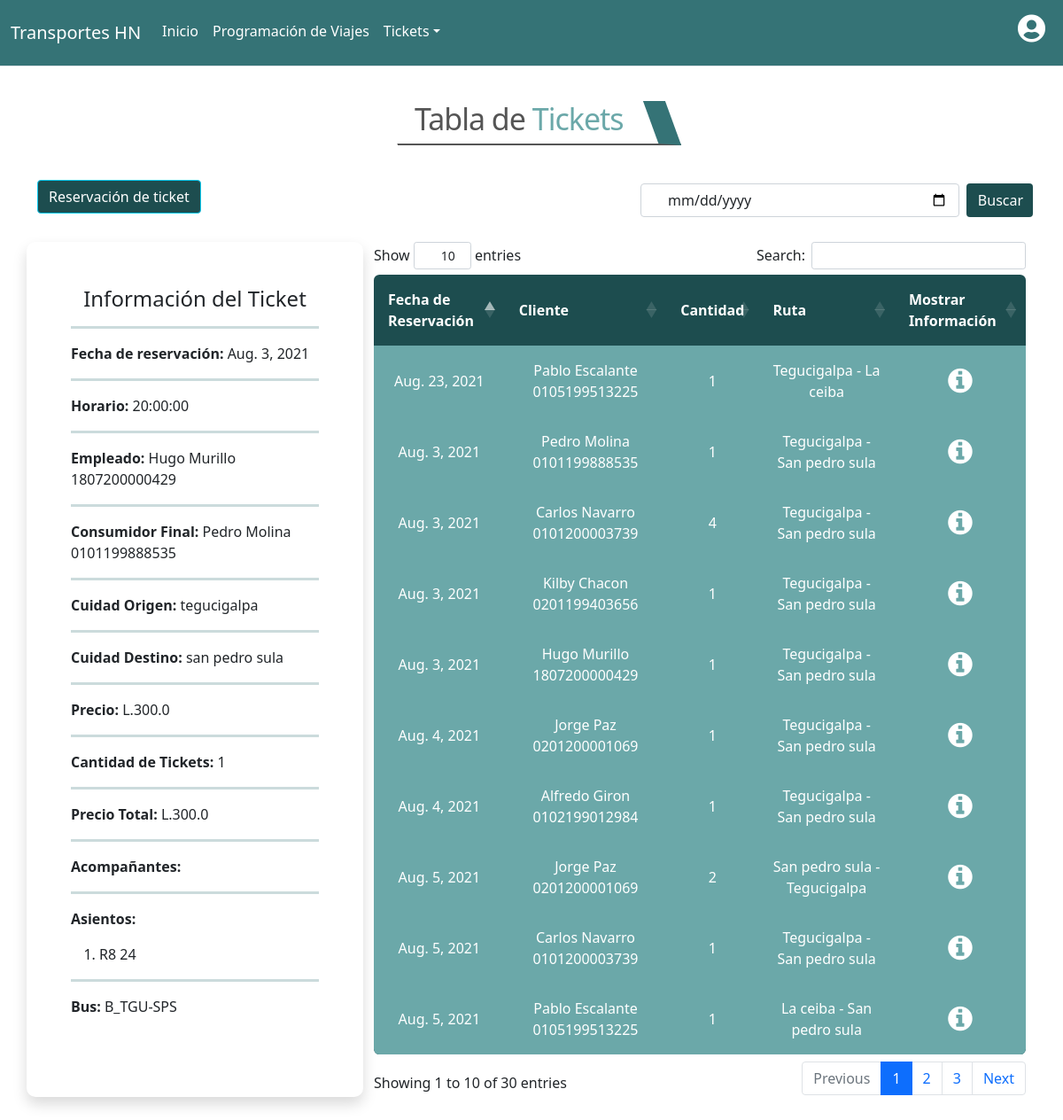
Page /transportAgency/details/79 on the committed database.
### app_transportAgency/models.py (models this page shows, shortened)
class Ticket(models.Model):
    creation_date      = models.DateTimeField(auto_now_add=True,blank=True, null=True )
    employee           = models.ForeignKey(Client,related_name="employee_ticket", on_delete=models.CASCADE, blank=True, null=True)
    client             = models.ForeignKey(Client,related_name="cliente_ticket", on_delete=models.CASCADE, blank=True, null=True)
    companion          = models.ManyToManyField(Client,related_name="companion_ticket")
    ticket_reservation = models.DateField(blank=True, null=True)
    ticket_available   = models.IntegerField(default=16, blank=True, null=True)
    ticket_quantity    = models.IntegerField(blank=True, null=True) # 3
    total_price        = models.FloatField()
    routes             = models.ForeignKey(Route,on_delete=models.CASCADE, null=True, blank=True)
    trips              = models.ForeignKey(TripScheduling, on_delete=models.CASCADE, null=True, blank=True) #27 ==>
    bus                = models.ForeignKey(Bus, on_delete=models.SET_NULL, null=True, blank=True)
    seating            = models.ManyToManyField(Seating)

class Route(models.Model):
    origin             = models.ForeignKey(City, related_name="origin_city", on_delete=models.CASCADE)
    destiny            = models.ForeignKey(City, related_name="destiny_city", on_delete=models.CASCADE)
    route_time         = models.IntegerField()
    precio             = models.FloatField()
    schedule           = models.ForeignKey(Schedule, on_delete=models.CASCADE, blank=True, null=True)
    bus                = models.ForeignKey(Bus, on_delete=models.SET_NULL, blank=True, null=True)

class Schedule(models.Model):
    route_schedule = models.TimeField()
    def __str__(self):
        return f'{self.route_schedule}'

class Client(models.Model):
    dni        = models.CharField(max_length=13,null=True, blank=True)
    first_name = models.CharField(max_length=50,null=True, blank=True)
    last_name  = models.CharField(max_length=50,null=True, blank=True)
    phone      = models.CharField(max_length=50,null=True, blank=True)
    email      = models.CharField(max_length=50,null=True, blank=True)
    user       = models.OneToOneField(User, on_delete=models.CASCADE, null=True, blank=True)
    def __str__(self):
        return f'{self.first_name} {self.last_name} {self.dni}'

class City(models.Model):
    name_city = models.CharField(max_length=70)
    def __str__(self):
        return self.name_city
    class Meta:
        verbose_name_plural = 'Cities'

class Seating(models.Model):
    name_seating = models.CharField(max_length=3)
    def __str__(self):
        return f'{self.name_seating} {self.pk}'

class Bus(models.Model):
    name_bus = models.CharField(max_length=50)
    seating  = models.ManyToManyField(Seating)
    def __str__(self):
        return f'{self.name_bus}'
    class Meta:
        verbose_name_plural = 'Buses'

### app_transportAgency/views.py (the view)
# urls.py: path('details/<int:id>', views.info_ticket, name="info_ticket"),
def info_ticket(request, id):
    info = get_object_or_404(Ticket, pk=id)
    q = request.GET.get('q')
    if q:
        tickets = Ticket.objects.filter(ticket_reservation=q)
    else:
        tickets =  Ticket.objects.all().order_by('ticket_reservation')
    return render(request, 'transportAgency/detailsTicket.html', {
        'tickets' : tickets,
        'info'    : info,
    })

### app_transportAgency/templates/transportAgency/detailsTicket.html (shortened to what this page needs)
{% extends "base.html" %}
{% load static %}
{% block css %}
    <link rel="stylesheet" href="{% static 'transportAgency/css/table.css' %}">
    <link rel="stylesheet" href="{% static 'transportAgency/css/tittle.css' %}">
    <link rel="stylesheet" href="{% static 'transportAgency/css/i.css' %}">
{% endblock %}
{% block container %}
<div class="container">
    <div class="row justify-content-center m-4">
        <div class="title">
            <h1>Tabla de <span style="color: #6BA8A9;">Tickets</span></h1>
        </div>
    </div>
    <div>
        <form action="">
            <div class="row justify-content-end">
                <div class="col justify-content-start">
                    <a href="{% url 'transportAgency:ticket_view' %}" class="btn btn-info">Reservación de ticket</a>
                </div>
                <div class="row col-5 mb-4">
                    <input type="date" class="form-control col m-1" name="q" placeholder='fecha'>
                    <button class="btn col-2 m-1">Buscar</button>
                </div>
            </div>
        </form>
    </div>
    <div class="row">
        <div class="shadow col-4" style="padding:50px; border-radius:10px;">
            <div style="text-align:center">
                <h4>Información del Ticket</h4>
            </div>
            <hr class="hr">
            {% if info %}
                <div>
                    <p><b>Fecha de reservación:</b> {{info.ticket_reservation}}</p>
                    <hr class="hr">
                    <p><b>Horario:</b> {{info.routes.schedule}}</p>
                    <hr class="hr">
                    <p><b>Empleado:</b> {{info.employee}}</p>
                    <hr class="hr">
                    <p><b>Consumidor Final:</b> {{info.client}}</p>
                    <hr class="hr">
                    <p><b>Cuidad Origen:</b> {{info.routes.origin}}</p>
                    <hr class="hr">
                    <p><b>Cuidad Destino:</b> {{info.routes.destiny}}</p>
                    <hr class="hr">
                    <p><b>Precio: </b>L.{{info.routes.precio}}</p>
                    <hr class="hr">
                    <p><b>Cantidad de Tickets:</b> {{info.ticket_quantity}}</p>
                    <hr class="hr">
                    <p><b>Precio Total: </b>L.{{info.total_price}}</p>
                    <hr class="hr">
                    <p>
                        <b>Acompañantes:</b>
                    </p>
                    <hr class="hr">
                    <p>
                        <b>Asientos:</b>
                        <ol>
                            {% for s in info.seating.all  %}
                                <li>{{s}}</li>
                            {% endfor %}
                        </ol>
                    </p>
                    <hr class="hr">
                    <p><b>Bus:</b> {{info.bus}}</p>
                </div>
            {% else %}
                <b><p style="color:#ff0000;">No hay información que mostrar</p></b>
            {% endif %}
        </div>
        <div class="col-8" >
        <table class="rwd-table" id="id_tabla">
            <thead>
                <tr>
                    <th>Fecha de Reservación</th>
                    <th>Cliente</th>
                    <th>Cantidad</th>
                    <th>Ruta</th>
                    <th>Mostrar Información</th>
                </tr>
            </thead>
            <tbody>
                {% for t in tickets %}
                    {% if t.bus %}
                        <tr>
                            <td data-th="reservacion">{{t.ticket_reservation}}</td>
                            <td>{{t.client}}</td>
                            <td>{{t.ticket_quantity}}</td>
                            <td data-th="ruta">{{t.routes.origin | capfirst}} - {{t.routes.destiny | capfirst}}</td>
                            <td>
                                <a href="{% url 'transportAgency:info_ticket' t.pk %}" class="text-white"><span class="fa fa-info-circle fa-2x"></span></a>
                            </td>
                        </tr>
                    {% endif %}
                {% empty %}
                <tr>
                    <td colspan="7">Ningún dato disponible en esta tabla</td>
                </tr>
                {% endfor %}
            </tbody>
        </table>
        </div>
    </div>
    <br>
    <br>
</div>
{% endblock container %}

### global_templates/base.html (shortened to what this page needs)
{% load static %}
<!DOCTYPE html>
<html lang="en">
<head>
    <link rel="stylesheet" href="https://cdnjs.cloudflare.com/ajax/libs/font-awesome/5.15.1/css/all.min.css">
    <link href="{% static 'transportAgency/bootstrap/bootstrap.min.css' %}" rel="stylesheet">
    <link rel="stylesheet" href="{% static 'transportAgency/css/nav.css' %}">
    <link href="https://cdn.jsdelivr.net/npm/bootstrap@5.0.2/dist/css/bootstrap.min.css" rel="stylesheet"
>
    <link href="https://haubek.github.io/dist/css/component-chosen.min.css" rel="stylesheet">
    <link href="https://maxcdn.bootstrapcdn.com/font-awesome/4.7.0/css/font-awesome.min.css" rel="stylesheet" />
    <link href="https://cdn.datatables.net/1.10.25/css/dataTables.bootstrap4.min.css" rel="stylesheet" />
    {% block css %}{% endblock %}
</head>
<body>
    <nav class="navbar navbar-expand-lg border-bottom">
        <div class="container-fluid">
            <a class="navbar-brand">Transportes HN</a>
            <div class="collapse navbar-collapse" id="navbarSupportedContent">
                <ul class="navbar-nav me-auto mb-2 mb-lg-1">
                    <li class="nav-item">
                        <a class="nav-link active" aria-current="page"
                            href="{% url 'transportAgency:about' %}">Inicio</a>
                    </li>
                    <li class="nav-item">
                        <a class="nav-link" href="{% url 'transportAgency:travels_view' %}">Programación de Viajes</a>
                    </li>
                     <li class="dropdown">
                        <a class="nav-link dropdown-toggle" href="#"  data-bs-toggle="dropdown">Tickets</a>
                    </li>
                </ul>
                <form class="d-flex">
                    <ul class="navbar-nav me-auto mb-2 mb-lg-2">
                        {% if not request.user.is_authenticated %}
                        <li class="nav-item">
                            <a href="{% url 'login_view' %}" class="nav-link px-2 link-dark"><i class="fas fa-user-circle fa-2x"></i></a>
                        </li>
                        {% endif %}
                    </ul>
                </form>
            </div>
        </div>
    </nav>
    {% block container %}{% endblock %}
</body>
</html>

### app_transportAgency/static/transportAgency/css/nav.css (style rules this page uses)
.navbar { background-color: #357376; }
.navbar a { color: white; text-decoration: none; }
.navbar .navbar-brand { color: white; }

### app_transportAgency/static/transportAgency/css/table.css (style rules this page uses)
.rwd-table { margin: 1em 0; min-width: 300px; align-content: center; }
.rwd-table tr { border-top: 1px solid #ddd; border-bottom: 1px solid #ddd; }
.rwd-table th { display: none; text-align: center; }
.rwd-table td { display: block; text-align: center; background-color: #6BA8A9; text-align: center; }
.rwd-table td:first-child { padding-top: 0.5em; }
.rwd-table td:last-child { padding-bottom: 0.5em; }
.rwd-table td:before { content: attr(data-th) ": "; font-weight: bold; width: 6.5em; display: inline-block; }
@media (min-width: 480px) { .rwd-table td:before { display: none; } }
.rwd-table th, .rwd-table td { text-align: center; }
@media (min-width: 480px) { .rwd-table th, .rwd-table td { display: table-cell; padding: 0.25em 0.5em; } }
@media (min-width: 480px) { .rwd-table th:first-child, .rwd-table td:first-child { padding-left: 0; } }
@media (min-width: 480px) { .rwd-table th:last-child, .rwd-table td:last-child { padding-right: 0; } }
.rwd-table { background: #1D4D4F; color: #fff; border-radius: 0.4em; overflow: hidden; margin: 0 auto; }
.rwd-table tr { border-color: #46637f; }
.rwd-table th, .rwd-table td { margin: 0.5em 1em; }
@media (min-width: 480px) { .rwd-table th, .rwd-table td { padding: 1em !important; } }
.rwd-table th, .rwd-table td:before { color: #fff; }
.btn { background-color: #1D4D4F ; color: white; }

### app_transportAgency/static/transportAgency/css/tittle.css (style rules this page uses)
h1 { font-weight: normal; font-style: normal; letter-spacing: -1px; font-size: 34px; color: #555; text-align: center; transform: skew(-20deg, 0deg); }
.title { width: 320px; height: 50px; border-bottom: 2px solid #555; border-right: 25px solid #357376; background-color: #fff; -webkit-transform: skew(20deg); -moz-transform: skew(20deg); -ms-transform: skew(20deg); -o-transform: skew(20deg); transform: skew(20deg, 0deg); margin: 15px; }

### app_transportAgency/static/transportAgency/css/i.css (style rules this page uses)
.form-control { padding-left: 30px!important; }
.hr { height: 3px !important; background-color: #357376; border-bottom: 1px solid #357376 !important; }

### rows in the picture
Ticket: ticket_reservation "Aug. 3, 2021", routes.schedule "20:00:00", employee "Hugo Murillo 1807200000429", client "Pedro Molina 0101199888535", routes.origin "tegucigalpa", routes.destiny "san pedro sula", routes.precio "300.0", ticket_quantity "1", total_price "300.0", bus "B_TGU-SPS", routes.origin "Tegucigalpa", routes.destiny "San pedro sula"
Seating: name_seating+id "R8 24"
Ticket: ticket_reservation "Aug. 3, 2021", client "Carlos Navarro 0101200003739", ticket_quantity "4", routes.origin "Tegucigalpa", routes.destiny "San pedro sula"
Ticket: ticket_reservation "Aug. 3, 2021", client "Kilby Chacon 0201199403656", ticket_quantity "1", routes.origin "Tegucigalpa", routes.destiny "San pedro sula"
Ticket: ticket_reservation "Aug. 3, 2021", client "Hugo Murillo 1807200000429", ticket_quantity "1", routes.origin "Tegucigalpa", routes.destiny "San pedro sula"
Ticket: ticket_reservation "Aug. 4, 2021", client "Jorge Paz 0201200001069", ticket_quantity "1", routes.origin "Tegucigalpa", routes.destiny "San pedro sula"
Ticket: ticket_reservation "Aug. 4, 2021", client "Alfredo Giron 0102199012984", ticket_quantity "1", routes.origin "Tegucigalpa", routes.destiny "San pedro sula"
Ticket: ticket_reservation "Aug. 5, 2021", client "Jorge Paz 0201200001069", ticket_quantity "2", routes.origin "San pedro sula", routes.destiny "Tegucigalpa"
Ticket: ticket_reservation "Aug. 5, 2021", client "Carlos Navarro 0101200003739", ticket_quantity "1", routes.origin "Tegucigalpa", routes.destiny "San pedro sula"
Ticket: ticket_reservation "Aug. 5, 2021", client "Pablo Escalante 0105199513225", ticket_quantity "1", routes.origin "La ceiba", routes.destiny "San pedro sula"
Ticket: ticket_reservation "Aug. 23, 2021", client "Pablo Escalante 0105199513225", ticket_quantity "1", routes.origin "Tegucigalpa", routes.destiny "La ceiba"
